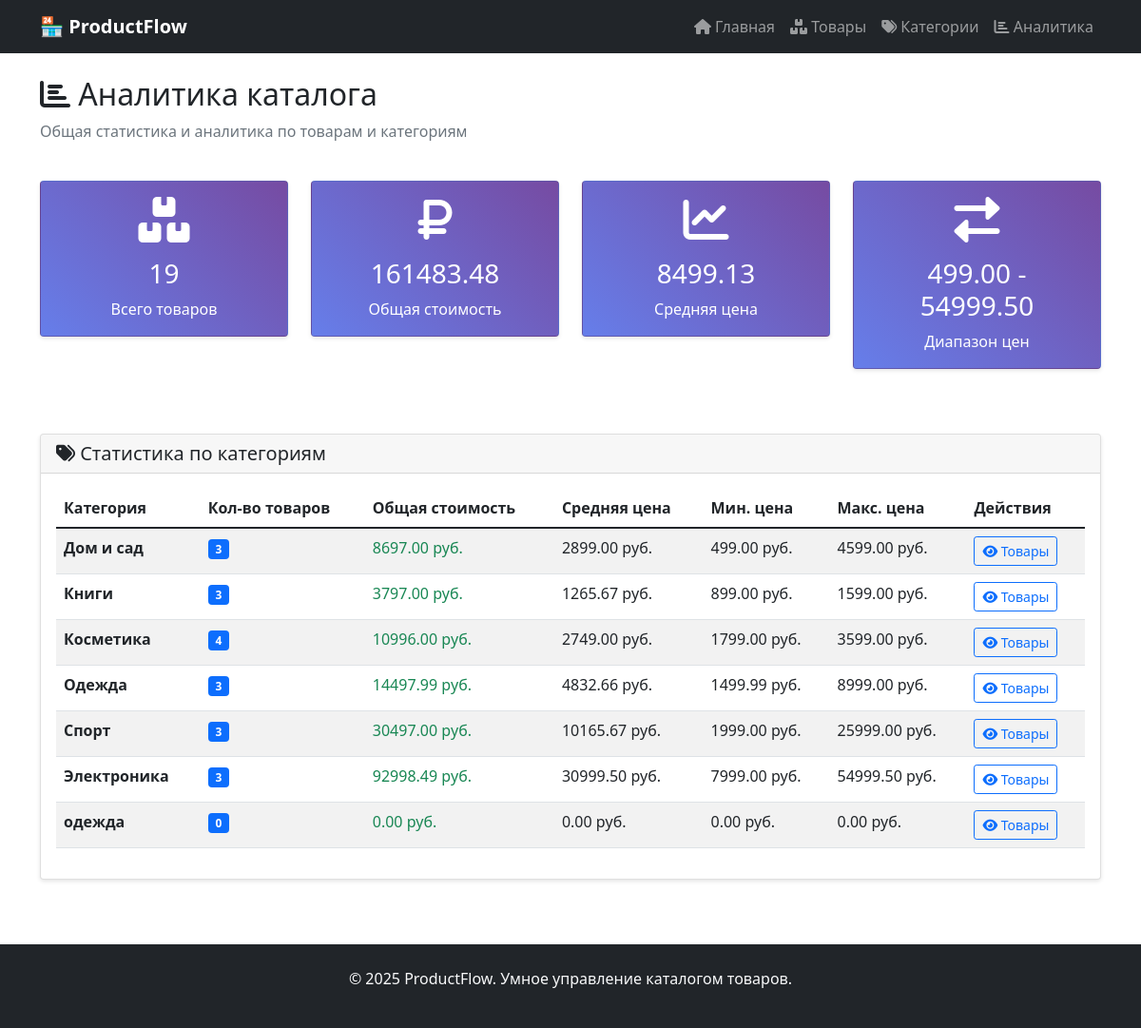
The page /analytics/ on the database its author committed.
### catalog/models.py (models this page shows, shortened)
class Category(models.Model):
    name = models.CharField(max_length=100, unique=True, verbose_name="Название категории")
    created_at = models.DateTimeField(auto_now_add=True, verbose_name="Дата создания")
    updated_at = models.DateTimeField(auto_now=True, verbose_name="Дата обновления")
    class Meta:
        verbose_name = "Категория"
        verbose_name_plural = "Категории"
        ordering = ['name']

### catalog/views.py (the view)
# urls.py: path('analytics/', views.analytics_view, name='analytics'),
def analytics_view(request):
    total_products = Product.objects.count()
    total_value = Product.objects.aggregate(total=Sum('price'))['total'] or 0
    avg_price = Product.objects.aggregate(avg=Avg('price'))['avg'] or 0
    min_price = Product.objects.aggregate(min=Min('price'))['min'] or 0
    max_price = Product.objects.aggregate(max=Max('price'))['max'] or 0
    categories_stats = Category.objects.annotate(
        product_count=Count('products'),
        total_value=Sum('products__price'),
        avg_price=Avg('products__price'),
        min_price=Min('products__price'),
        max_price=Max('products__price')
    )
    form = AnalyticsFilterForm(request.GET)
    if form.is_valid():
        sort_by = form.cleaned_data.get('sort_by') or 'name'
        categories_stats = categories_stats.order_by(sort_by)
    context = {
        'total_products': total_products,
        'total_value': total_value,
        'avg_price': avg_price,
        'min_price': min_price,
        'max_price': max_price,
        'categories_stats': categories_stats,
        'filter_form': form,
    }
    return render(request, 'catalog/analytics.html', context)

### templates/catalog/analytics.html (shortened to what this page needs)
{% extends 'base.html' %}
{% block content %}
<div class="row mb-4">
    <div class="col-12">
        <h2><i class="fas fa-chart-bar"></i> Аналитика каталога</h2>
        <p class="text-muted">Общая статистика и аналитика по товарам и категориям</p>
    </div>
</div>
<div class="row mb-5">
    <div class="col-md-3">
        <div class="card stats-card">
            <div class="card-body text-center">
                <i class="fas fa-boxes fa-3x mb-3"></i>
                <h3>{{ total_products }}</h3>
                <p class="mb-0">Всего товаров</p>
            </div>
        </div>
    </div>
    <div class="col-md-3">
        <div class="card stats-card">
            <div class="card-body text-center">
                <i class="fas fa-ruble-sign fa-3x mb-3"></i>
                <h3>{{ total_value|floatformat:2 }}</h3>
                <p class="mb-0">Общая стоимость</p>
            </div>
        </div>
    </div>
    <div class="col-md-3">
        <div class="card stats-card">
            <div class="card-body text-center">
                <i class="fas fa-chart-line fa-3x mb-3"></i>
                <h3>{{ avg_price|floatformat:2 }}</h3>
                <p class="mb-0">Средняя цена</p>
            </div>
        </div>
    </div>
    <div class="col-md-3">
        <div class="card stats-card">
            <div class="card-body text-center">
                <i class="fas fa-exchange-alt fa-3x mb-3"></i>
                <h3>{{ min_price|floatformat:2 }} - {{ max_price|floatformat:2 }}</h3>
                <p class="mb-0">Диапазон цен</p>
            </div>
        </div>
    </div>
</div>
<div class="row">
    <div class="col-12">
        <div class="card">
            <div class="card-header">
                <h5 class="card-title mb-0">
                    <i class="fas fa-tags"></i> Статистика по категориям
                </h5>
            </div>
            <div class="card-body">
                <div class="table-responsive">
                    <table class="table table-striped">
                        <thead>
                            <tr>
                                <th>Категория</th>
                                <th>Кол-во товаров</th>
                                <th>Общая стоимость</th>
                                <th>Средняя цена</th>
                                <th>Мин. цена</th>
                                <th>Макс. цена</th>
                                <th>Действия</th>
                            </tr>
                        </thead>
                        <tbody>
                            {% for category in categories_stats %}
                            <tr>
                                <td>
                                    <strong>{{ category.name }}</strong>
                                </td>
                                <td>
                                    <span class="badge bg-primary">{{ category.product_count }}</span>
                                </td>
                                <td>
                                    <span class="text-success">{{ category.total_value|default:0|floatformat:2 }} руб.</span>
                                </td>
                                <td>{{ category.avg_price|default:0|floatformat:2 }} руб.</td>
                                <td>{{ category.min_price|default:0|floatformat:2 }} руб.</td>
                                <td>{{ category.max_price|default:0|floatformat:2 }} руб.</td>
                                <td>
                                    <a href="{% url 'category_products' category.pk %}"
                                       class="btn btn-sm btn-outline-primary">
                                        <i class="fas fa-eye"></i> Товары
                                    </a>
                                </td>
                            </tr>
                            {% empty %}
                            <tr>
                                <td colspan="7" class="text-center text-muted">
                                    <i class="fas fa-info-circle"></i> Нет данных для отображения
                                </td>
                            </tr>
                            {% endfor %}
                        </tbody>
                    </table>
                </div>
            </div>
        </div>
    </div>
</div>
{% endblock %}

### templates/base.html (style rules this page uses)
.card { margin-bottom: 20px; box-shadow: 0 2px 4px rgba(0,0,0,0.1); transition: all 0.3s ease; }
.stats-card { background: linear-gradient(45deg, #667eea 0%, #764ba2 100%); color: white; transition: all 0.3s ease; }

### rows shown on the page
Category: name "Дом и сад", product_count "3", total_value "8697.00", avg_price "2899.00", min_price "499.00", max_price "4599.00"
Category: name "Книги", product_count "3", total_value "3797.00", avg_price "1265.67", min_price "899.00", max_price "1599.00"
Category: name "Косметика", product_count "4", total_value "10996.00", avg_price "2749.00", min_price "1799.00", max_price "3599.00"
Category: name "Одежда", product_count "3", total_value "14497.99", avg_price "4832.66", min_price "1499.99", max_price "8999.00"
Category: name "Спорт", product_count "3", total_value "30497.00", avg_price "10165.67", min_price "1999.00", max_price "25999.00"
Category: name "Электроника", product_count "3", total_value "92998.49", avg_price "30999.50", min_price "7999.00", max_price "54999.50"
Category: name "одежда", product_count "0", total_value "0.00", avg_price "0.00", min_price "0.00", max_price "0.00"

### other values the page prints
{{ total_products }} "19"
{{ total_value|floatformat:2 }} "161483.48"
{{ avg_price|floatformat:2 }} "8499.13"
{{ min_price|floatformat:2 }} "499.00"
{{ max_price|floatformat:2 }} "54999.50"
